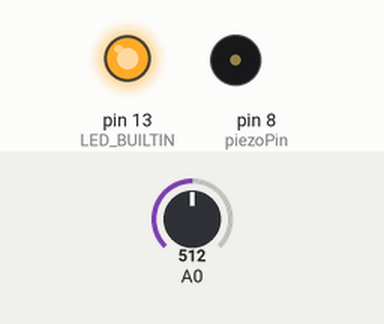
A sketch run on a simulated Arduino Uno, built with avr-gcc and run on an emulated ATmega328P. Shown: output pins drawn as LEDs (lit = HIGH), buzzer (waves = sounding). The test bench sets the inputs (shaded band); at power-on: A0 = 512.

Above: at 0.1 s.
At 5.1 s:
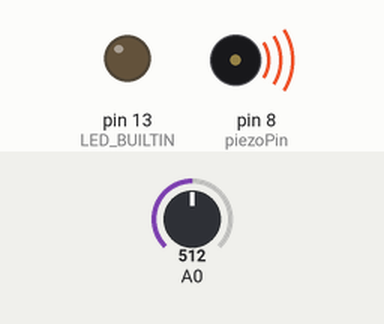
Timing chart, 0 to 6.6 s (numbered marks = the images above):
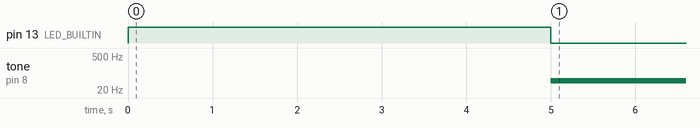

Measured:
- by itself, tone on pin 8 (piezoPin): silent → 49 Hz at 5.0 s

The sketch:

theremin.ino
```cpp
int sensorValue;
int sensorLow = 1023;
int sensorHigh = 0;

const int piezoPin = 8;

void setup()
{
    pinMode(LED_BUILTIN, OUTPUT);
    digitalWrite(LED_BUILTIN, HIGH);

    while (millis() < 5000)
    {
        sensorValue = analogRead(A0);
        if (sensorValue > sensorHigh)
        {
            sensorHigh = sensorValue;
        }
        if (sensorValue < sensorLow)
        {
            sensorLow = sensorValue;
        }
    }

    digitalWrite(LED_BUILTIN, LOW);
}

void loop()
{
    sensorValue = analogRead(A0);
    // int pitch = map(sensorValue, sensorLow, sensorHigh, 50, 4000);
    int pitch = map(sensorValue, sensorLow, sensorHigh, 50, 2000);
    tone(8, pitch, 20);
    delay(10);
}
```
